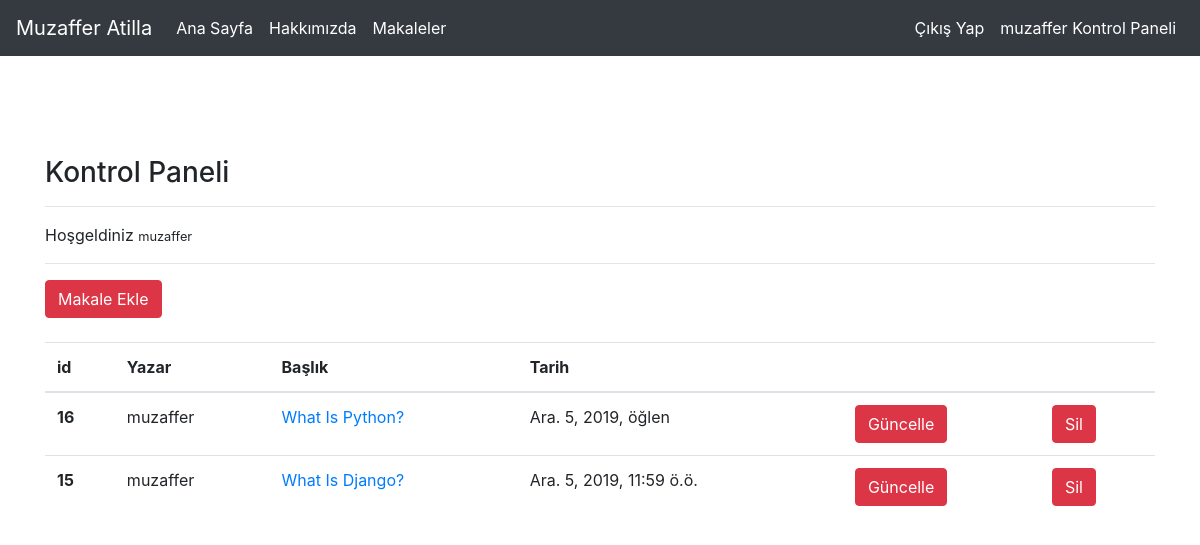
Screenshot of /articles/dashboard/ (signed in) with the database file from the repository.
### article/models.py (models this page shows, shortened)
class Article(models.Model):
    author = models.ForeignKey("auth.User", on_delete=models.CASCADE, verbose_name = "Yazar")
    title = models.CharField(max_length=50, verbose_name = "Başlık")
    content = RichTextField(verbose_name = "İçerik")
    article_images = models.FileField(blank = True, null = True, verbose_name = "Resim")
    created_time = models.DateTimeField(auto_now_add=True, verbose_name = "Oluşturulma Zamanı")
    class Meta:
        ordering = ["-created_time"]

### article/views.py (the view)
# urls.py: path('dashboard/', views.dashboard, name="dashboard"),
@login_required(login_url="user:login")
def dashboard(request):
    articles = Article.objects.filter(author = request.user)
    context = {
        "articles":articles
    }
    return render(request,"dashboard.html",context)

### templates/dashboard.html
{% extends "layout.html" %}
{% block body %}
<h3>Kontrol Paneli</h3>
<hr>
<p> Hoşgeldiniz <small> {{request.user.username}} </small></p>
<hr>
<a href = "/articles/addarticle" class = "btn btn-danger">Makale Ekle</a>
<br><br>
{% if articles %}
<table class="table table-hover">
  <thead>
    <tr>
      <th scope="col">id</th>
      <th scope="col">Yazar</th>
      <th scope="col">Başlık</th>
      <th scope="col">Tarih</th>
      <th scope="col"></th>
      <th scope="col"></th>
    </tr>
  </thead>
  <tbody>
  {% for article in articles %}
    <tr>
      <th scope="row">{{article.id}}</th>
      <td>{{article.author}}</td>
      <td><a href ="/articles/detail/{{article.id}}">{{article.title}}</a></td>
      <td>{{article.created_time}}</td>
      <td><a class = "btn btn-danger" href ="/articles/update/{{article.id}}">Güncelle</a></td>
      <td><a class = "btn btn-danger" href ="/articles/delete/{{article.id}}">Sil</a></td>
    </tr>
  {% endfor %}
  </tbody>
</table>
{% else %}
<div class ="alert alert-danger">
    Bu Kullanıcının Makalesi Yoktur.
</div>
{% endif %}
{% endblock body %}

### templates/includes/navbar.html (shortened to what this page needs)
<nav class="navbar navbar-expand-md navbar-dark bg-dark mb-4">
    <a class="navbar-brand" href="/">Muzaffer Atilla</a>
    <div class="collapse navbar-collapse" id="navbarCollapse">
      <ul class="navbar-nav mr-auto">
        <li class="nav-item active">
          <a class="nav-link" href="{% url 'index' %}">Ana Sayfa</a>
        </li>
        <li class="nav-item active">
          <a class="nav-link" href="{% url 'about' %}">Hakkımızda</a>
        </li>
        <li class="nav-item active">
          <a class="nav-link" href="{% url 'article:articles' %}">Makaleler</a>
        </li>
      </ul>
      <ul class="navbar-nav ml-auto">
      {% if request.user.is_authenticated %}
        <li class="nav-item active">
          <a class="nav-link" href="/user/logout">Çıkış Yap</a>
        </li>
        <li class="nav-item active">
          <a class="nav-link" href="/articles/dashboard">{{request.user.username}} Kontrol Paneli</a>
        </li>
      {% endif %}
      </ul>
    </div>
  </nav>

### rows the page displays
Article: id "16", author "muzaffer", title "What Is Python?", created_time "Ara. 5, 2019, öğlen"
Article: id "15", author "muzaffer", title "What Is Django?", created_time "Ara. 5, 2019, 11:59 ö.ö."

### other values shown
{{ request.user.username }} "muzaffer"
